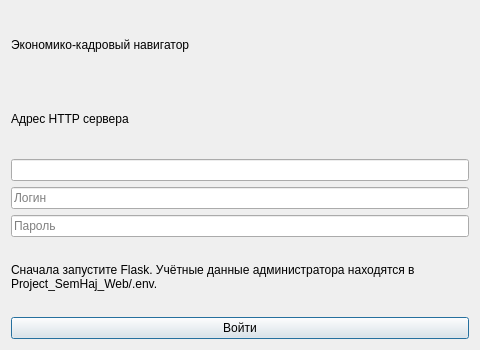
<?xml version="1.0" encoding="UTF-8"?>
<ui version="4.0"><class>LoginDialog</class><widget class="QDialog" name="LoginDialog"><property name="windowTitle"><string>Вход в кадровый навигатор</string></property><property name="minimumSize"><size><width>480</width><height>350</height></size></property><layout class="QVBoxLayout" name="layout"><item><widget class="QLabel" name="titleLabel"><property name="text"><string>Экономико-кадровый навигатор</string></property></widget></item><item><widget class="QLabel" name="serverLabel"><property name="text"><string>Адрес HTTP сервера</string></property></widget></item><item><widget class="QLineEdit" name="serverEdit"/></item><item><widget class="QLineEdit" name="usernameEdit"><property name="placeholderText"><string>Логин</string></property></widget></item><item><widget class="QLineEdit" name="passwordEdit"><property name="placeholderText"><string>Пароль</string></property><property name="echoMode"><enum>QLineEdit::Password</enum></property></widget></item><item><widget class="QLabel" name="messageLabel"><property name="wordWrap"><bool>true</bool></property><property name="text"><string>Сначала запустите Flask. Учётные данные администратора находятся в Project_SemHaj_Web/.env.</string></property></widget></item><item><widget class="QPushButton" name="loginButton"><property name="text"><string>Войти</string></property><property name="default"><bool>true</bool></property></widget></item></layout></widget><resources/><connections/></ui>
